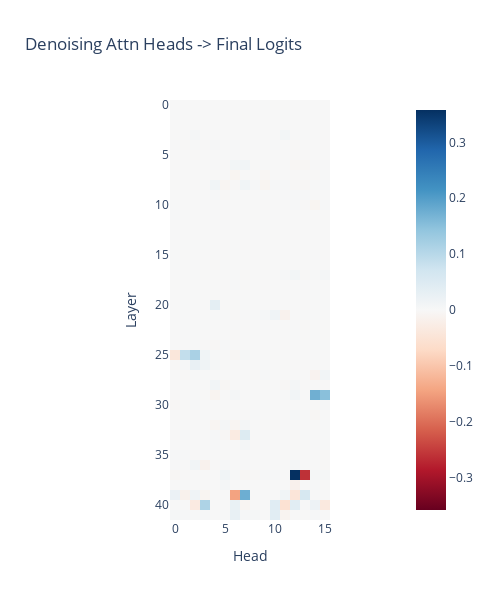

Notebook cell for this chart:
### Code cell
imshow(
    denoise_attn_extraction_results['z'], 
    width=500, 
    height=600, 
    title="Denoising Attn Heads -> Final Logits", 
    labels={"x": "Head", "y": "Layer"},
    margin={'r': 100, 'l': 100}
)

### Figure 1 — Plotly figure (JSON) as saved in the notebook; plotly's stock layout.template omitted (floating-point values rounded to 4 significant figures; data arrays with more than 128 entries replaced by an {"elided": "..."} marker saying what was removed)
{"data": [{"coloraxis": "coloraxis", "hovertemplate": "Head: %{x}<br>Layer: %{y}<br>color: %{z}<extra></extra>", "name": "0", "type": "heatmap", "xaxis": "x", "yaxis": "y", "z": {"elided": "42x16 float values"}}], "layout": {"coloraxis": {"cmid": 0, "colorscale": [[0, "rgb(103,0,31)"], [0.1, "rgb(178,24,43)"], [0.2, "rgb(214,96,77)"], [0.3, "rgb(244,165,130)"], [0.4, "rgb(253,219,199)"], [0.5, "rgb(247,247,247)"], [0.6, "rgb(209,229,240)"], [0.7, "rgb(146,197,222)"], [0.8, "rgb(67,147,195)"], [0.9, "rgb(33,102,172)"], [1, "rgb(5,48,97)"]]}, "height": 600, "margin": {"l": 100, "r": 100}, "title": {"text": "Denoising Attn Heads -> Final Logits"}, "width": 500, "xaxis": {"anchor": "y", "constrain": "domain", "domain": [0, 1], "scaleanchor": "y", "title": {"text": "Head"}}, "yaxis": {"anchor": "x", "autorange": "reversed", "constrain": "domain", "domain": [0, 1], "title": {"text": "Layer"}}}}
